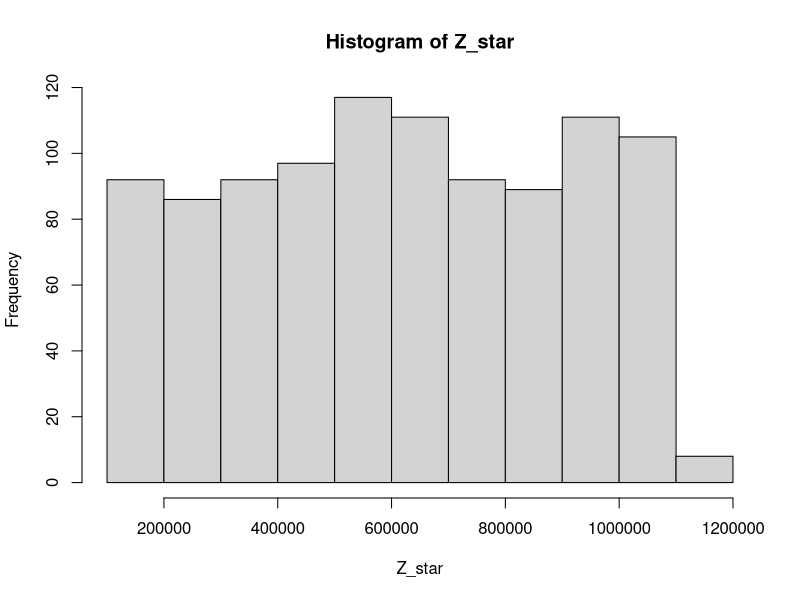
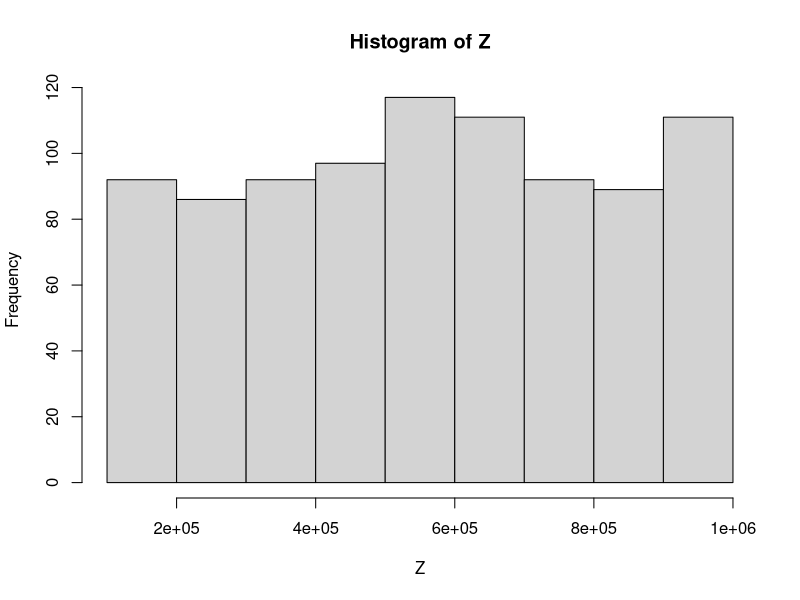

Here is the R script that generated these plots, in order: (Note: this script raises an error after producing the figures.)
## UNFINISHED - and not requried for the pset! 

# Question 2
N <- 1000
epsilon <- rnorm(N, 0, 1000)


# Create the underling data
X <- sample(seq(1,100), size= N, replace = TRUE)
beta <- 10000
Z_star <- 100000 + beta * X + epsilon
hist(Z_star)


# Censor the data 
Z <- ifelse(Z_star< 10^6, Z_star, NA)
hist(Z)
data <- data.frame(X = X, Z = Z)


# Step 1 - Compute the MLE estimator 

L <- function(param, data, N){
  
  gamma   <- param[1]
  sigma_2 <- param[2]
  
  L <- 0
  
  for(i in 1:N){
    
    x <- data$X[i]
    z <- data$Z[i]
    
    # print((1 / sqrt(sigma_2 * 2 * pi)))
    # * 
    # q <- exp(-1 /(2 * sigma_2) * (z - gamma * x)^2)
    # print(log(q))
    # print() 
    # 
    if(!is.na(z)){
      # browser()
      L <- L + log(1 / sqrt(sigma_2 * 2 * pi)) + 
                -1 /(2 * sigma_2) * (z - gamma * x)^2
    }else{
      L <- L + log(1 - pnorm((10^6 - gamma * x) / sqrt(sigma_2)))
    }
    # print(L)
  }
  L
}

L(param = c(10000,1000), data, N)

optim(par = c(1,1), fn = L, data = data, N = N)
